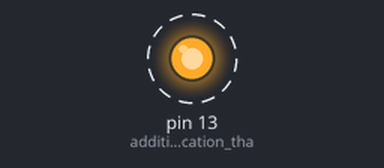
The sketch below on a simulated Arduino Uno, built with avr-gcc and run on an emulated ATmega328P. Parts: output pins drawn as LEDs (lit = HIGH). Dashed ring = blinking. What the sketch prints to the serial monitor is not drawn.

Above: at 1.15 s.
Timing chart, 0 to 4.0 s (numbered marks = the images above):
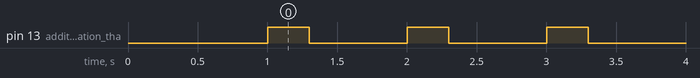

Measured:
- by itself, pin 13 (additional_indication_tha): alternates HIGH for 0.30 s and LOW for 0.70 s

The sketch:

_181118_serial_talker.ino
```cpp
/*
Objective: just send a steady message out and listen for it on computer. this
  program only created to help python script.

python script objective: be able to connect to a given serial port and listen

general steps:
1. upload to board
2. let board run
3. run python script that listens and publishes incoming serial stream
*/


void setup(){
  Serial.begin(115200); // slow but easy to remember
  pinMode(13,OUTPUT); // additional indication that message was received
  Serial.println("starting");
  Serial.setTimeout(10);
  delay(1000);

}//setup

int i=0;
void loop(){
  digitalWrite(13,HIGH);
  delay(300);
  digitalWrite(13,LOW);
  Serial.print("BOARD: hello, ");
  Serial.println(i++);
  delay(700);
}//loop


// eof
```
